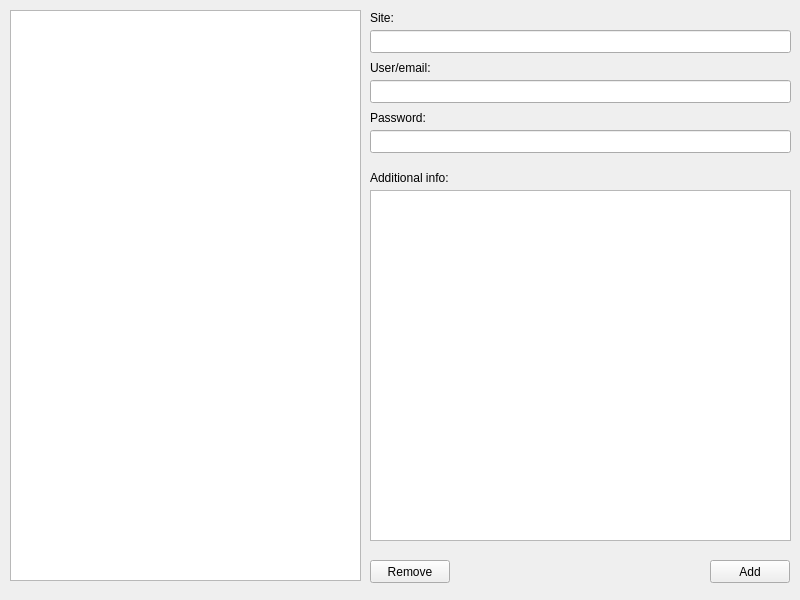
<?xml version="1.0" encoding="UTF-8"?>
<ui version="4.0">
 <class>MainWindow</class>
 <widget class="QMainWindow" name="MainWindow">
  <property name="geometry">
   <rect>
    <x>0</x>
    <y>0</y>
    <width>800</width>
    <height>600</height>
   </rect>
  </property>
  <property name="sizePolicy">
   <sizepolicy hsizetype="Fixed" vsizetype="Fixed">
    <horstretch>0</horstretch>
    <verstretch>0</verstretch>
   </sizepolicy>
  </property>
  <property name="windowTitle">
   <string>MainWindow</string>
  </property>
  <widget class="QWidget" name="centralwidget">
   <widget class="QListWidget" name="listWidget">
    <property name="geometry">
     <rect>
      <x>10</x>
      <y>10</y>
      <width>351</width>
      <height>571</height>
     </rect>
    </property>
   </widget>
   <widget class="QLineEdit" name="lineEdit">
    <property name="geometry">
     <rect>
      <x>370</x>
      <y>30</y>
      <width>421</width>
      <height>23</height>
     </rect>
    </property>
   </widget>
   <widget class="QLabel" name="label">
    <property name="geometry">
     <rect>
      <x>370</x>
      <y>10</y>
      <width>57</width>
      <height>15</height>
     </rect>
    </property>
    <property name="text">
     <string>Site:</string>
    </property>
   </widget>
   <widget class="QLineEdit" name="lineEdit_2">
    <property name="geometry">
     <rect>
      <x>370</x>
      <y>80</y>
      <width>421</width>
      <height>23</height>
     </rect>
    </property>
   </widget>
   <widget class="QLabel" name="label_2">
    <property name="geometry">
     <rect>
      <x>370</x>
      <y>60</y>
      <width>91</width>
      <height>16</height>
     </rect>
    </property>
    <property name="text">
     <string>User/email:</string>
    </property>
   </widget>
   <widget class="QLineEdit" name="lineEdit_3">
    <property name="geometry">
     <rect>
      <x>370</x>
      <y>130</y>
      <width>421</width>
      <height>23</height>
     </rect>
    </property>
   </widget>
   <widget class="QLabel" name="label_3">
    <property name="geometry">
     <rect>
      <x>370</x>
      <y>110</y>
      <width>91</width>
      <height>16</height>
     </rect>
    </property>
    <property name="text">
     <string>Password:</string>
    </property>
   </widget>
   <widget class="QPlainTextEdit" name="plainTextEdit">
    <property name="geometry">
     <rect>
      <x>370</x>
      <y>190</y>
      <width>421</width>
      <height>351</height>
     </rect>
    </property>
   </widget>
   <widget class="QLabel" name="label_4">
    <property name="geometry">
     <rect>
      <x>370</x>
      <y>170</y>
      <width>101</width>
      <height>16</height>
     </rect>
    </property>
    <property name="text">
     <string>Additional info:</string>
    </property>
   </widget>
   <widget class="QPushButton" name="pushButton">
    <property name="geometry">
     <rect>
      <x>710</x>
      <y>560</y>
      <width>80</width>
      <height>23</height>
     </rect>
    </property>
    <property name="text">
     <string>Add</string>
    </property>
   </widget>
   <widget class="QPushButton" name="pushButton_2">
    <property name="geometry">
     <rect>
      <x>370</x>
      <y>560</y>
      <width>80</width>
      <height>23</height>
     </rect>
    </property>
    <property name="text">
     <string>Remove</string>
    </property>
   </widget>
   <widget class="QLabel" name="label_5">
    <property name="geometry">
     <rect>
      <x>730</x>
      <y>10</y>
      <width>57</width>
      <height>15</height>
     </rect>
    </property>
    <property name="text">
     <string/>
    </property>
   </widget>
  </widget>
 </widget>
 <resources/>
 <connections/>
</ui>
